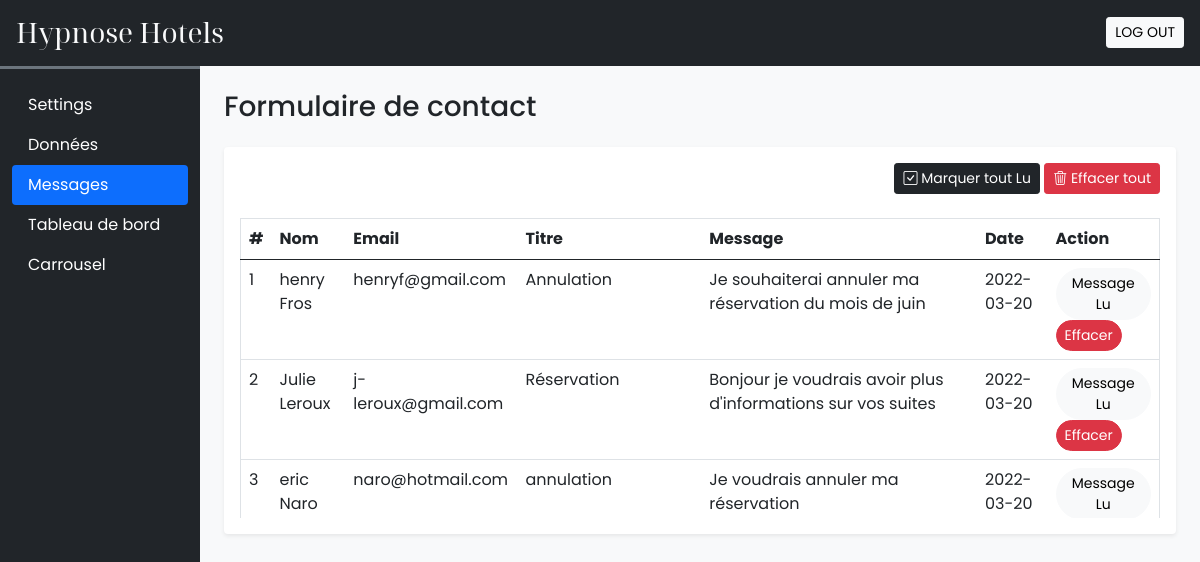
Page /admin/user_queries.php (signed in) on the committed database.
### tables this page shows
CREATE TABLE `user_queries` (
  `id` int(11) NOT NULL,
  `name` varchar(50) NOT NULL,
  `email` varchar(150) NOT NULL,
  `subject` varchar(200) NOT NULL,
  `message` varchar(500) NOT NULL,
  `date` date NOT NULL DEFAULT current_timestamp(),
  `seen` tinyint(4) NOT NULL DEFAULT 0
);

### admin/user_queries.php (the view, shortened to what this page needs)
<!DOCTYPE html>
<html lang="fr">
<head>
    <?php require('includes/links.php'); ?>
</head>
<body class="bg-light">
    <?php require('includes/header.php'); ?>
    <div class="container-fluid" id="main-content">
        <div class="row">
            <div class="col-lg-10 ms-auto p-4 overflow-hidden">
                <h3 class="mb-4">Formulaire de contact</h3>
                <div class="card border-0 shadow-sm mb-4">
                    <div class="card-body">
                        <div class="text-end mb-4">
                            <a href="?seen=all" class="btn btn-dark  shadow-none btn-sm"><i class="bi bi-check-square"></i> Marquer tout Lu</a>
                            <a href="?del=all" class="btn btn-danger shadow-none btn-sm"><i class="bi bi-trash3"></i> Effacer tout</a>
                        </div>
                        <div class="table-responsive-md" style="height: 300px; overflow-y: scroll;">
                            <table class="table table-hover border">
                                <thead class="sticky-top">
                                    <tr class="bg-white text-dark">
                                        <th scope="col">#</th>
                                        <th scope="col">Nom</th>
                                        <th scope="col">Email</th>
                                        <th scope="col" width="20%">Titre</th>
                                        <th scope="col" width="30%">Message</th>
                                        <th scope="col">Date</th>
                                        <th scope="col">Action</th>
                                    </tr>
                                </thead>
                                <tbody>
                                    <?php
                                    $q = "SELECT * FROM `user_queries` ORDER BY `id` DESC";
                                    $data = mysqli_query($con, $q);
                                    $i = 1;
                                    while ($row = mysqli_fetch_assoc($data)) {
                                        $seen = '';
                                        if ($row['seen'] != 1) {
                                            $seen = "<a href='?seen=$row[id]' class='btn btn-sm rounded-pill btn-light'>Message Lu</a>";
                                        }
                                        $seen .= "<a href='?del=$row[id]' class='btn btn-sm rounded-pill btn-danger text-white'>Effacer</a>";
                                        echo <<<query
                                        <tr>
                                            <td>$i</td>
                                            <td>$row[name]</td>
                                            <td>$row[email]</td>
                                            <td>$row[subject]</td>
                                            <td>$row[message]</td>
                                            <td>$row[date]</td>
                                            <td>$seen</td>
                                        </tr>
                                      query;
                                        $i++;
                                    }
                                    ?>
                                </tbody>
                            </table>
                        </div>
                    </div>
                </div>
            </div>
        </div>
    </div>
</body>
</html>

### admin/includes/links.php (shortened to what this page needs)
<link href="https://cdn.jsdelivr.net/npm/bootstrap@5.0.2/dist/css/bootstrap.min.css" rel="stylesheet">
<link rel="stylesheet" href="https://cdn.jsdelivr.net/npm/bootstrap-icons@1.8.1/font/bootstrap-icons.css">
<Link rel="stylesheet" href="css/globals.css"/>

### admin/includes/header.php (shortened to what this page needs)
<div class="container-fluid bg-dark text-light p-3 d-flex align-items-center justify-content-between sticky-top">
    <h3 class="mb-0 h-font">Hypnose Hotels</h3>
    <a href="logout.php" class="btn btn-light btn-sm">LOG OUT</a>
</div>
<div class="col-lg-2 bg-dark border-top border-3 border-secondary" id="dashboard-menu">
    <nav class="navbar navbar-expand-lg navbar-dark">
        <div class="container-fluid flex-lg-column align-items-stretch">
            <div class="collapse navbar-collapse flex-column align-items-stretch mt-2" id="adminDropdown">
                <ul class="nav nav-pills flex-column">
                    <li class="nav-item">
                        <a class="nav-link text-white" href="settings.php">Settings</a>
                    </li>
                    <li class="nav-item">
                        <a class="nav-link text-white" href="features_facilities.php">Données</a>
                    </li>
                    <li class="nav-item">
                        <a class="nav-link text-white" href="user_queries.php">Messages</a>
                    </li>
                    <li class="nav-item">
                        <a class="nav-link text-white" href="dashboard.php">Tableau de bord</a>
                    </li>
                    <li class="nav-item">
                        <a class="nav-link text-white" href="carousel.php">Carrousel</a>
                    </li>
                </ul>
            </div>
        </div>
    </nav>
</div>

### admin/css/globals.css (style rules this page uses)
:root { --teal: #2ec1ac; --teal_hover: #279e8C; }
* { font-family: 'Poppins', sans-serif; }
.h-font { font-family: 'Noto Serif Display', serif; }
#dashboard-menu { position: fixed; height: 100%; z-index: 11; }

### rows in the picture
user_queries: name "henry Fros", email "henryf@gmail.com", subject "Annulation", message "Je souhaiterai annuler ma réservation du mois de juin", date "2022-03-20"
user_queries: name "Julie Leroux", email "j-leroux@gmail.com", subject "Réservation", message "Bonjour je voudrais avoir plus d'informations sur vos suites", date "2022-03-20"
user_queries: name "eric Naro", email "naro@hotmail.com", subject "annulation", message "Je voudrais annuler ma réservation", date "2022-03-20"
